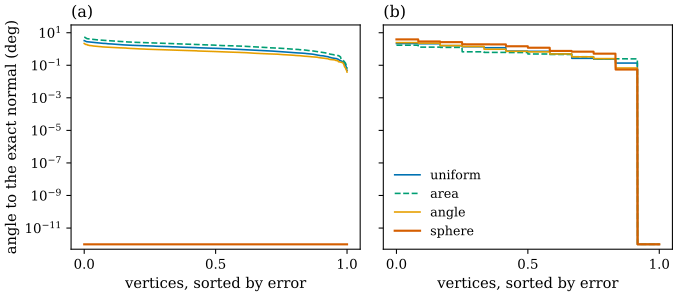

This chart was generated by the following Python code:
"""Figure 41.3.2: the sphere-inscribed normal is exact when the one-ring lies on a sphere.

Angle (degrees, log scale) between a vertex normal and the exact unit normal at every vertex, sorted:
(a) a jittered unit sphere (icosphere(3), tangential jitter 0.15 x mean edge length, seed 7, projected back to the sphere):
    uniform, area-weighted, angle-weighted and sphere-inscribed normals; the last is at the rounding level.
(b) a bumpy surface of revolution, profile (rho(t), z(t)) = (2 + 0.8 cos t + 0.2 cos 2t, 0.6 sin t), sampled on the
    24 x 48 grid of torus_mesh (same connectivity): no normal is exact.
Points below 1e-12 degrees are drawn at 1e-12.

Run: PYTHONPATH=tools python3 chapters/41-discrete-curvature-variational/figures/fig-41-3-2-vertex-normals.py
"""
import sys
from pathlib import Path

import numpy as np

sys.path.insert(0, str(Path(__file__).resolve().parents[1] / "lib"))
import dgfig  # noqa: E402
dgfig.setup()
import matplotlib.pyplot as plt  # noqa: E402

import dgmesh as dm  # noqa: E402
import ddg41  # noqa: E402

C = dgfig.COLORS


def ang(A, B):
    return np.degrees(np.arctan2(np.linalg.norm(np.cross(A, B), axis=1), np.sum(A * B, 1)))


Vj, Fj = ddg41.jittered_sphere(3, 0.15, 7)
assert (np.sum(dm.face_cross(Vj, Fj) * Vj[Fj].mean(1), 1) < 0).sum() == 0
Vb, Fb, Nb = ddg41.bumpy_revolution()
cases = [(Vj, Fj, Vj), (Vb, Fb, Nb)]
kinds = [("uniform", C["tangent"], "-"), ("area", C["third"], "--"), ("angle", C["accent"], "-"), ("sphere", C["normal"], "-")]
res = []
for V, F, Nex in cases:
    d = {k: ang(dm.vertex_normals(V, F, kind=k), Nex) for k, _, _ in kinds[:3]}
    d["sphere"] = ang(ddg41.sphere_inscribed_normals(V, F), Nex)
    res.append(d)
assert res[0]["sphere"].max() < 1e-11 and res[0]["angle"].max() > 1.0
assert res[1]["sphere"].max() > 1.0

fig, axes = plt.subplots(1, 2, figsize=(7.2, 3.2), sharey=True)
for ax, d, title in zip(axes, res, ("(a)", "(b)")):
    for k, col, ls in kinds:
        y = np.maximum(np.sort(d[k])[::-1], 1e-12)
        ax.semilogy(np.arange(len(y)) / (len(y) - 1), y, color=col, ls=ls, lw=1.6 if k == "sphere" else 1.2, label=k)
    ax.set_xlabel("vertices, sorted by error")
    ax.set_xticks([0, 0.5, 1])
    ax.set_ylim(5e-13, 30)
    ax.set_title(title, loc="left", fontsize=12)
axes[0].set_ylabel("angle to the exact normal (deg)")
axes[1].legend(fontsize=9.5, frameon=False, loc="lower left")
fig.subplots_adjust(left=0.11, right=0.98, bottom=0.17, top=0.9, wspace=0.08)
dgfig.save(fig, __file__)
print({k: round(float(v.max()), 4) for k, v in res[0].items()}, {k: round(float(v.max()), 4) for k, v in res[1].items()})
